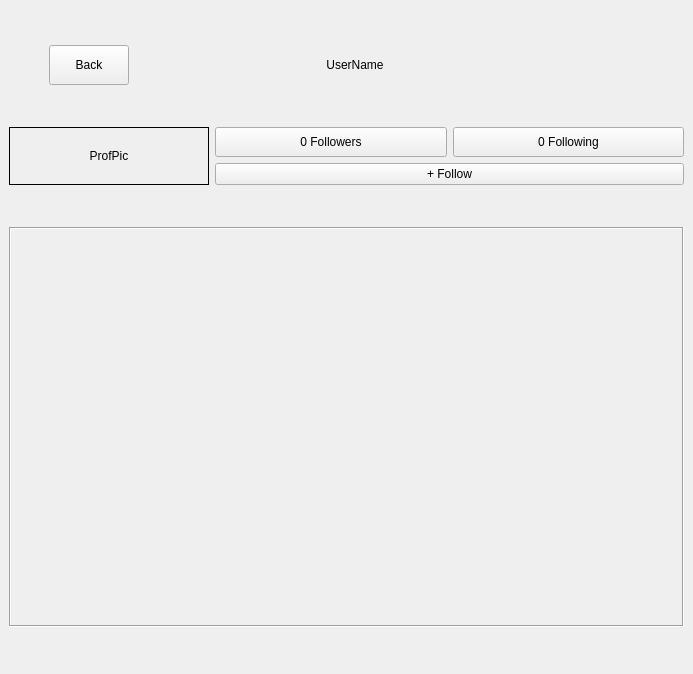
<?xml version="1.0" encoding="UTF-8"?>
<ui version="4.0">
 <class>Follow</class>
 <widget class="QMainWindow" name="Follow">
  <property name="geometry">
   <rect>
    <x>0</x>
    <y>0</y>
    <width>693</width>
    <height>674</height>
   </rect>
  </property>
  <property name="windowTitle">
   <string>MainWindow</string>
  </property>
  <widget class="QWidget" name="centralwidget">
   <layout class="QVBoxLayout" name="verticalLayout_3">
    <item>
     <layout class="QHBoxLayout" name="horizontalLayout">
      <item>
       <spacer name="horizontalSpacer_4">
        <property name="orientation">
         <enum>Qt::Orientation::Horizontal</enum>
        </property>
        <property name="sizeType">
         <enum>QSizePolicy::Policy::Minimum</enum>
        </property>
        <property name="sizeHint" stdset="0">
         <size>
          <width>40</width>
          <height>20</height>
         </size>
        </property>
       </spacer>
      </item>
      <item>
       <widget class="QPushButton" name="Back">
        <property name="enabled">
         <bool>true</bool>
        </property>
        <property name="minimumSize">
         <size>
          <width>70</width>
          <height>40</height>
         </size>
        </property>
        <property name="styleSheet">
         <string notr="true">font: 20pt &quot;Bahnschrift&quot;;</string>
        </property>
        <property name="text">
         <string>Back</string>
        </property>
       </widget>
      </item>
      <item>
       <spacer name="horizontalSpacer_3">
        <property name="orientation">
         <enum>Qt::Orientation::Horizontal</enum>
        </property>
        <property name="sizeType">
         <enum>QSizePolicy::Policy::Preferred</enum>
        </property>
        <property name="sizeHint" stdset="0">
         <size>
          <width>120</width>
          <height>20</height>
         </size>
        </property>
       </spacer>
      </item>
      <item>
       <widget class="QLabel" name="UserName">
        <property name="minimumSize">
         <size>
          <width>200</width>
          <height>10</height>
         </size>
        </property>
        <property name="maximumSize">
         <size>
          <width>1000</width>
          <height>30</height>
         </size>
        </property>
        <property name="styleSheet">
         <string notr="true">font: 20pt &quot;Bahnschrift&quot;;</string>
        </property>
        <property name="text">
         <string>UserName</string>
        </property>
        <property name="alignment">
         <set>Qt::AlignmentFlag::AlignCenter</set>
        </property>
       </widget>
      </item>
      <item>
       <spacer name="horizontalSpacer">
        <property name="orientation">
         <enum>Qt::Orientation::Horizontal</enum>
        </property>
        <property name="sizeHint" stdset="0">
         <size>
          <width>40</width>
          <height>20</height>
         </size>
        </property>
       </spacer>
      </item>
     </layout>
    </item>
    <item>
     <layout class="QHBoxLayout" name="horizontalLayout_3">
      <item>
       <widget class="QLabel" name="ProfPic">
        <property name="minimumSize">
         <size>
          <width>100</width>
          <height>0</height>
         </size>
        </property>
        <property name="maximumSize">
         <size>
          <width>200</width>
          <height>16777215</height>
         </size>
        </property>
        <property name="styleSheet">
         <string notr="true">font: 20pt &quot;Bahnschrift&quot;;</string>
        </property>
        <property name="frameShape">
         <enum>QFrame::Shape::Box</enum>
        </property>
        <property name="text">
         <string>ProfPic</string>
        </property>
        <property name="alignment">
         <set>Qt::AlignmentFlag::AlignCenter</set>
        </property>
       </widget>
      </item>
      <item>
       <layout class="QVBoxLayout" name="verticalLayout">
        <item>
         <layout class="QHBoxLayout" name="horizontalLayout_4">
          <item>
           <widget class="QPushButton" name="Followers">
            <property name="minimumSize">
             <size>
              <width>0</width>
              <height>30</height>
             </size>
            </property>
            <property name="styleSheet">
             <string notr="true">font: 20pt &quot;Bahnschrift&quot;;</string>
            </property>
            <property name="text">
             <string>0 Followers</string>
            </property>
           </widget>
          </item>
          <item>
           <widget class="QPushButton" name="Following">
            <property name="minimumSize">
             <size>
              <width>0</width>
              <height>30</height>
             </size>
            </property>
            <property name="styleSheet">
             <string notr="true">font: 20pt &quot;Bahnschrift&quot;;</string>
            </property>
            <property name="text">
             <string>0 Following</string>
            </property>
           </widget>
          </item>
         </layout>
        </item>
        <item>
         <widget class="QPushButton" name="FollowButton">
          <property name="styleSheet">
           <string notr="true">font: 20pt &quot;Bahnschrift&quot;;</string>
          </property>
          <property name="text">
           <string>+ Follow</string>
          </property>
         </widget>
        </item>
       </layout>
      </item>
     </layout>
    </item>
    <item>
     <widget class="QScrollArea" name="scrollArea">
      <property name="maximumSize">
       <size>
        <width>16777215</width>
        <height>400</height>
       </size>
      </property>
      <property name="frameShape">
       <enum>QFrame::Shape::Box</enum>
      </property>
      <property name="widgetResizable">
       <bool>true</bool>
      </property>
      <widget class="QWidget" name="scrollAreaWidgetContents">
       <property name="geometry">
        <rect>
         <x>0</x>
         <y>0</y>
         <width>677</width>
         <height>396</height>
        </rect>
       </property>
       <layout class="QGridLayout" name="gridLayout_2">
        <item row="0" column="0">
         <layout class="QVBoxLayout" name="verticalLayout_2"/>
        </item>
       </layout>
      </widget>
     </widget>
    </item>
   </layout>
  </widget>
 </widget>
 <resources/>
 <connections/>
</ui>
